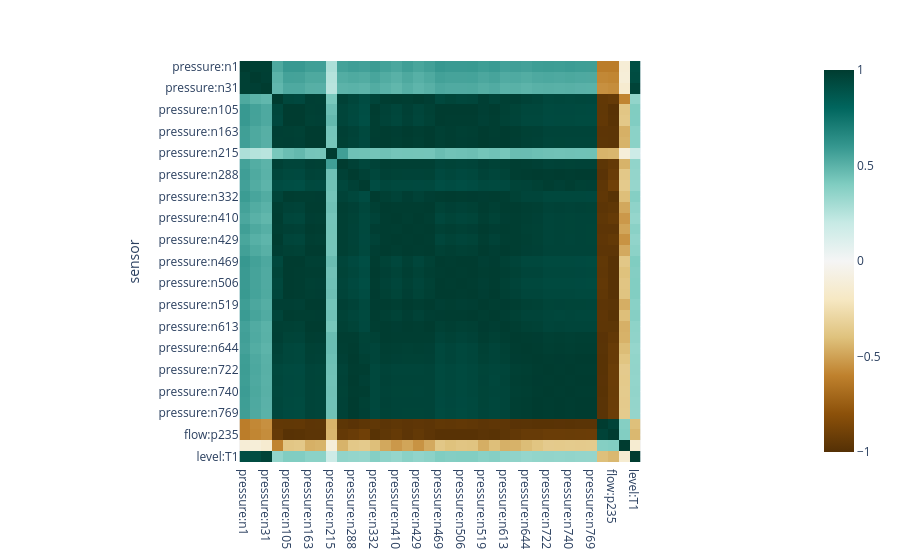

The cell this chart's notebook holds for it:
### Markdown cell above
## Which pressure and flow sensors move together?

### Code cell
correlation = pd.read_csv(ROOT/'results/correlations.csv', index_col=0)
px.imshow(correlation, zmin=-1, zmax=1, color_continuous_scale='BrBG')

### Figure 1 — Plotly figure (JSON) as saved in the notebook; plotly's stock layout.template omitted (floating-point values rounded to 4 significant figures; data arrays with more than 128 entries replaced by an {"elided": "..."} marker saying what was removed)
{"data": [{"coloraxis": "coloraxis", "hovertemplate": "x: %{x}<br>sensor: %{y}<br>color: %{z}<extra></extra>", "name": "0", "type": "heatmap", "x": ["pressure:n1", "pressure:n4", "pressure:n31", "pressure:n54", "pressure:n105", "pressure:n114", "pressure:n163", "pressure:n188", "pressure:n215", "pressure:n229", "pressure:n288", "pressure:n296", "pressure:n332", "pressure:n342", "pressure:n410", "pressure:n415", "pressure:n429", "pressure:n458", "pressure:n469", "pressure:n495", "pressure:n506", "pressure:n516", "pressure:n519", "pressure:n549", "pressure:n613", "pressure:n636", "pressure:n644", "pressure:n679", "pressure:n722", "pressure:n726", "pressure:n740", "pressure:n752", "pressure:n769", "flow:p227", "flow:p235", "flow:PUMP_1", "level:T1"], "xaxis": "x", "y": ["pressure:n1", "pressure:n4", "pressure:n31", "pressure:n54", "pressure:n105", "pressure:n114", "pressure:n163", "pressure:n188", "pressure:n215", "pressure:n229", "pressure:n288", "pressure:n296", "pressure:n332", "pressure:n342", "pressure:n410", "pressure:n415", "pressure:n429", "pressure:n458", "pressure:n469", "pressure:n495", "pressure:n506", "pressure:n516", "pressure:n519", "pressure:n549", "pressure:n613", "pressure:n636", "pressure:n644", "pressure:n679", "pressure:n722", "pressure:n726", "pressure:n740", "pressure:n752", "pressure:n769", "flow:p227", "flow:p235", "flow:PUMP_1", "level:T1"], "yaxis": "y", "z": {"elided": "37x37 float values"}}], "layout": {"coloraxis": {"autocolorscale": false, "cmax": 1, "cmin": -1, "colorscale": [[0.0, "rgb(84,48,5)"], [0.1, "rgb(140,81,10)"], [0.2, "rgb(191,129,45)"], [0.3, "rgb(223,194,125)"], [0.4, "rgb(246,232,195)"], [0.5, "rgb(245,245,245)"], [0.6, "rgb(199,234,229)"], [0.7, "rgb(128,205,193)"], [0.8, "rgb(53,151,143)"], [0.9, "rgb(1,102,94)"], [1.0, "rgb(0,60,48)"]]}, "margin": {"t": 60}, "xaxis": {"anchor": "y", "constrain": "domain", "domain": [0.0, 1.0], "scaleanchor": "y"}, "yaxis": {"anchor": "x", "autorange": "reversed", "constrain": "domain", "domain": [0.0, 1.0], "title": {"text": "sensor"}}}}
